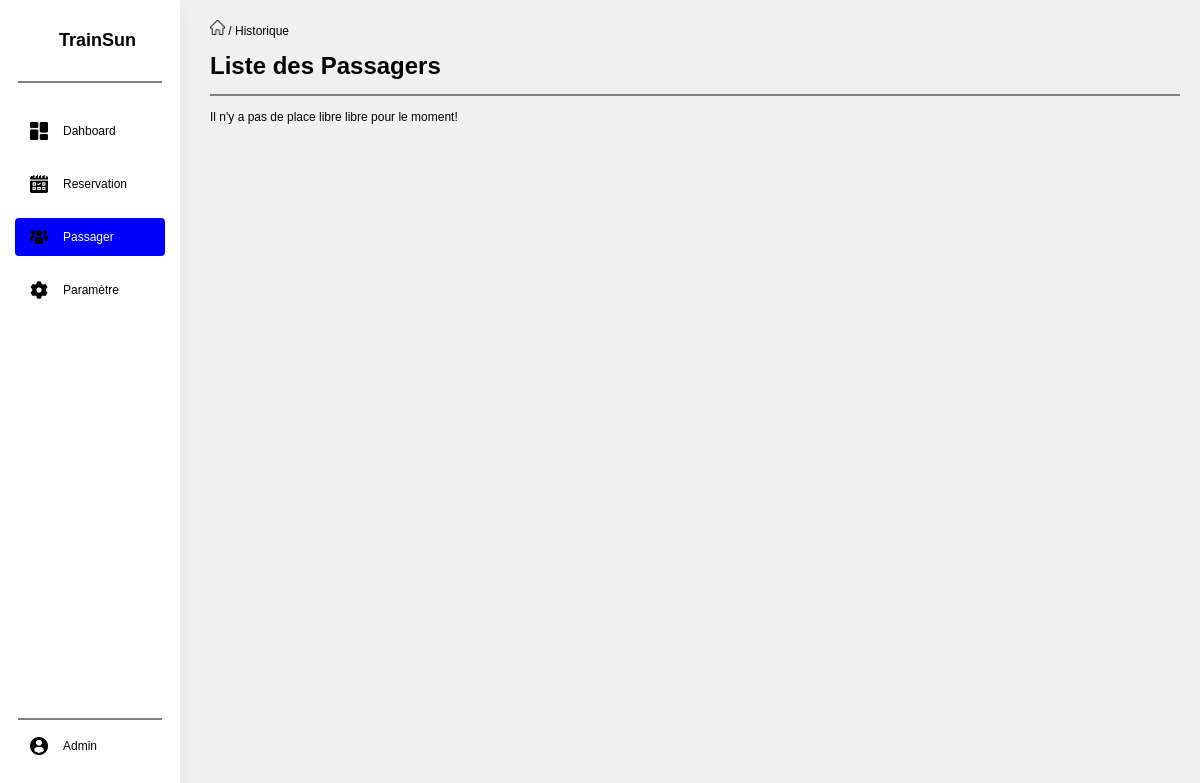
Page /Ticket/Admin/Pass on the earlier database version.
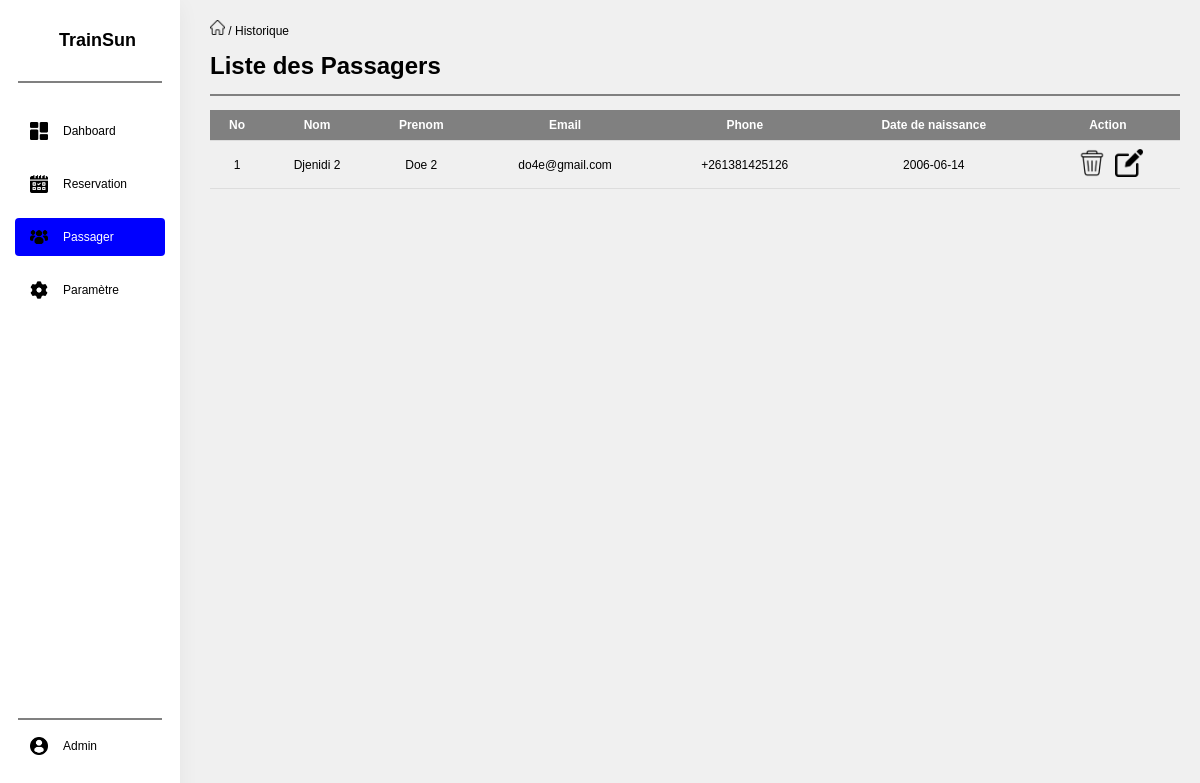
Same page on the later database version.
### tables this page shows
CREATE TABLE `passenger` (
  `passId` int(11) NOT NULL,
  `name` varchar(50) NOT NULL,
  `firstName` varchar(50) DEFAULT NULL,
  `email` varchar(50) DEFAULT NULL,
  `Phone` varchar(20) DEFAULT NULL,
  `dateOfBirth` date DEFAULT NULL,
  `passwordPassenger` varchar(50) NOT NULL
);

### app/Controllers/Admin/PassengerController.php (called while the page is built, shortened)
<?php
require_once '../app/Models/Passenger.php';
class PassengerController extends Controller
{
    public function index()
    {
        $this->view('Admin/ListPass', ['ListPassenger' => ""]);
    }
}

### Core/DataBase.php (called while the page is built, shortened)
<?php
class DataBase
{
    private static $instance = null;
    private function __construct()
    {
        try {
            $this->conn = new PDO("mysql:host=" . DB_HOST . ";dbname=" . DB_NAME , USER_NAME , DB_PASS);
        } catch (PDOException $exception) {
            echo "Connection error: " . $exception->getMessage();
        }
    }
    public static function getInstance()
    {
        if (self::$instance == null) {
            self::$instance = new DataBase();
        }
        return self::$instance->conn;
    }
}

### Core/Model.php (called while the page is built, shortened)
<?php
include "../Core/DataBase.php";
class Model
{
    public function __construct()
    {
        $this->db = DataBase::getInstance();
    }
}

### app/Models/Passenger.php (called while the page is built, shortened)
<?php
class Passenger extends Model
{
    public function getAllPassenger()
    {
        $stmt = $this->db->prepare("SELECT * FROM passenger GROUP BY name and firstName");
        $stmt->execute();
        return $stmt->fetchAll(PDO::FETCH_ASSOC);
    }
}

### app/Views/Admin/ListPass.php (the view, shortened to what this page needs)
<br><br>
<h1>Liste des Passagers</h1>
<br>
<hr style="border: 1px solid gray;width: 100%;">
<br>
<?php
    $passenger = new Passenger();
    $pass = $passenger->getAllPassenger();
    if (count($pass) > 0):
?>
<table>
    <tr>
        <th>No</th>
        <th>Nom</th>
        <th>Prenom</th>
        <th>Email</th>
        <th>Phone</th>
        <th>Date de naissance</th>
        <th>Action</th>
    </tr>
    <?php
    $i = 1;
    foreach ($pass as $key => $value):
    ?>
    <tr>
        <td><?php echo $i;?></td>
        <td><?php echo $value['name'];?></td>
        <td><?php echo $value['firstName'];?></td>
        <td><?php echo $value['email'];?></td>
        <td><?php echo $value['Phone'];?></td>
        <td><?php echo $value['dateOfBirth'];?></td>
        <td>
            <button onclick="Passenger.openBoxPass('#dialog', <?php echo $value['passId'];?>)" type="button" class="btn-action">
                <img src="/images/trash-dark.png" alt="delete" class="icon-action">
            </button>
            <button onclick="Passenger.openBoxPass('#passView', '<?php echo $value['passId'];?>', true)" type="button" class="btn-action">
                <img src="/images/edit-dark.png" alt="edit" class="icon-action">
            </button>
        </td>
    </tr>
    <?php
        $i++;
    ?>
    <?php endforeach; ?>
</table>
<?php else:?>
<?= "Il n'y a pas de place libre libre pour le moment!";?>
<?php
    endif;
?>

Differences in the rows shown:
added passenger: name "Djenidi 2", firstName "Doe 2", email "do4e@gmail.com", Phone "+261381425126", dateOfBirth "2006-06-14"
Other differences:
text no longer shown: "Il n'y a pas de place libre libre pour le moment!"
text now shown: "No Nom Prenom Email Phone Date de naissance Action"
